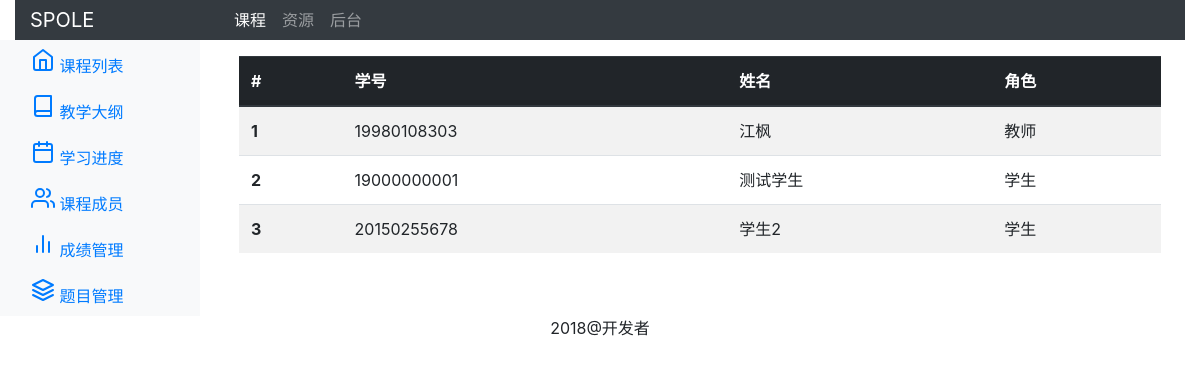
Before: /cms/course/1/members with the older database file.
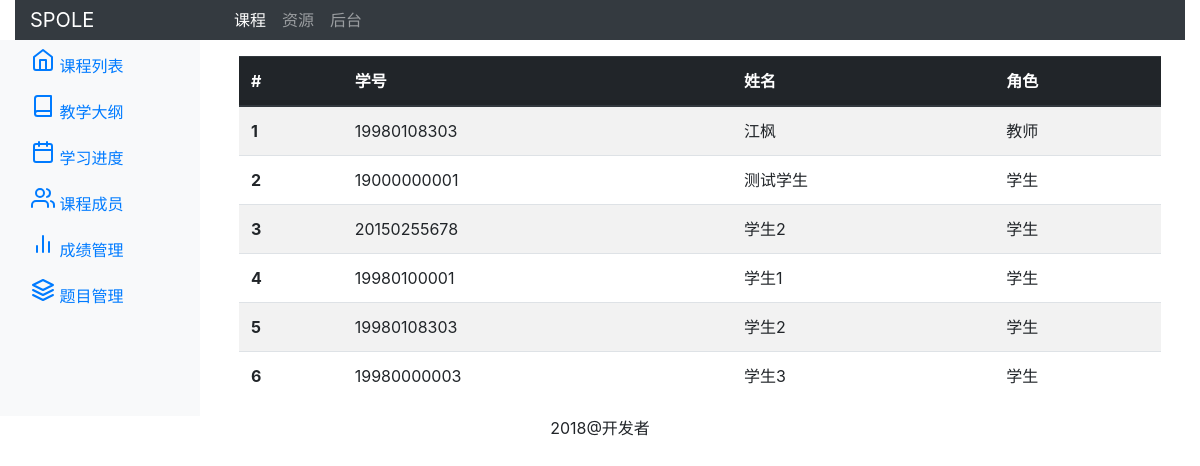
After: the same page with the newer database file.
### cms/models.py (models this page shows, shortened)
class Member(models.Model):
    ROLE_CHOICES = (
    ('teacher', '教师'),
    ('student', '学生'),
    )
    course = models.ForeignKey(Course,on_delete=models.CASCADE,related_name="members",default=None,verbose_name='所属课程')
    name = models.CharField(max_length=300,verbose_name='姓名')
    sno = models.CharField(max_length=300,verbose_name='学号')
    user = models.ForeignKey(User,on_delete=models.SET_NULL,related_name="members",null=True,blank=True,default=None,verbose_name='系统用户')
    role = models.CharField(max_length=300,choices=ROLE_CHOICES,verbose_name='角色')
    joined = models.DateTimeField(auto_now_add=True,verbose_name='加入时间')
    class Meta:
        verbose_name_plural = '成员'

### cms/views.py (the view)
# urls.py: path('course/<int:course_id>/members',views.member_list,name="members"),
def member_list(request,course_id):
    members = Member.objects.filter(course_id=course_id)
    return render(request, "member_list.html",{"members":members,"course_id":course_id})

### cms/templates/member_list.html (shortened to what this page needs)
{% extends "base_cms.html" %}
{% block content %}
<div class="container-fluid">
<table class="table table-striped">
    <thead class="thead-dark">
    <tr>
        <th scope="col">#</th>
        <th scope="col">学号</th>
        <th scope="col">姓名</th>
        <th scope="col">角色</th>
    </tr>
    </thead>
    <tbody>
        {% for member in members%}
        <tr>
            <th scope="row">{{forloop.counter}}</th>
            <td>{{member.sno}}</td>
            <td>{{member.name}}</td>
            <td>{% if member.role == 'teacher' %}
                教师
                {% elif member.role == 'student' %}
                学生
                {% endif %}
            </td>
        </tr>
        {% endfor %}
    </tbody>
</table>
</div>
{% endblock %}

Changed rows visible on the page:
added Member: sno "19980100001", name "学生1", role "学生"
added Member: sno "19980108303", name "学生2", role "学生"
added Member: sno "19980000003", name "学生3", role "学生"
